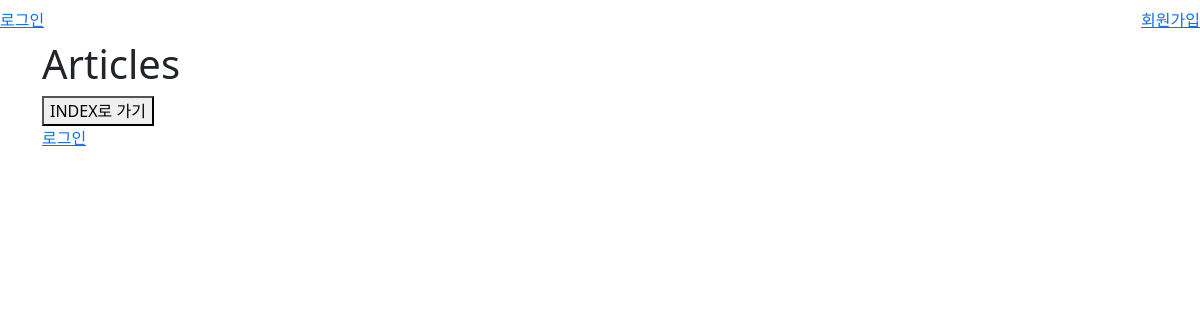
/articles/, run on an earlier commit of the app's database.
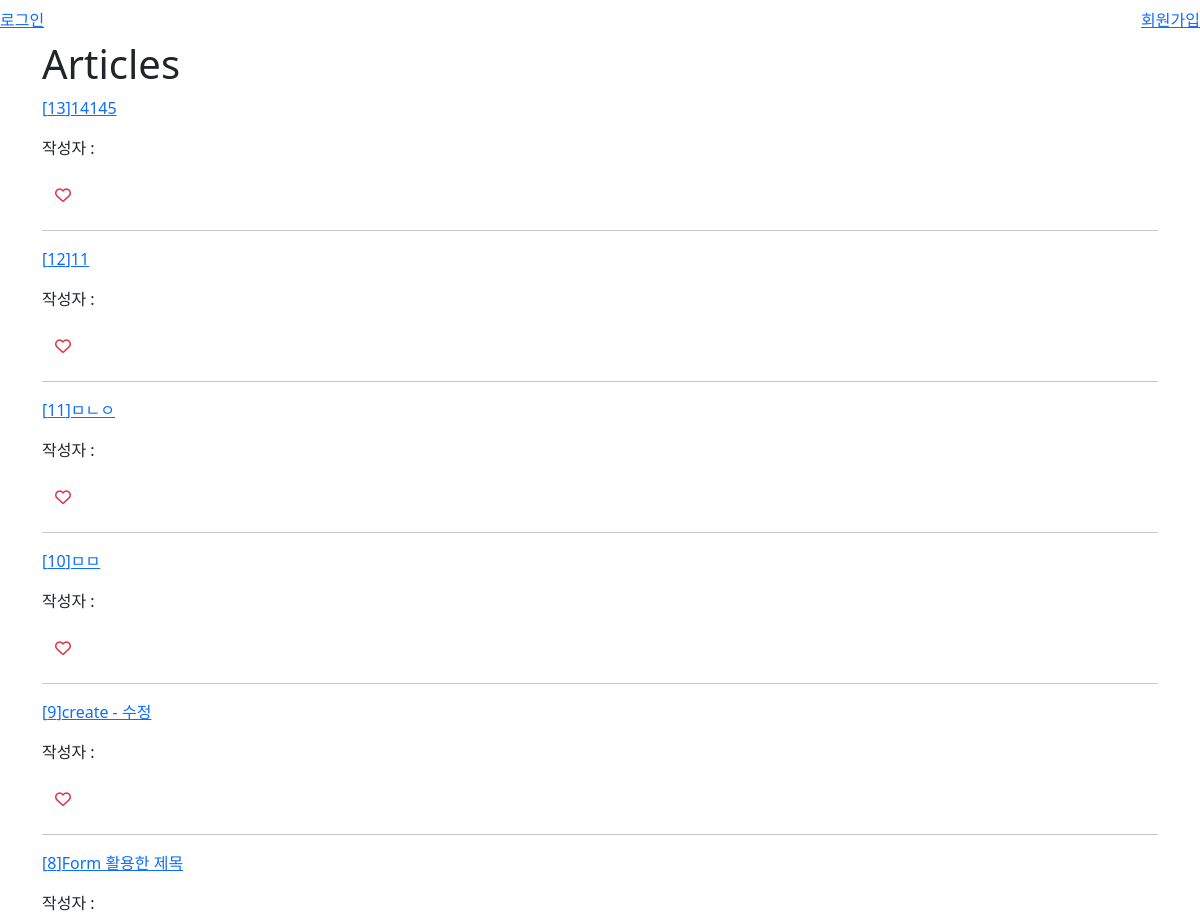
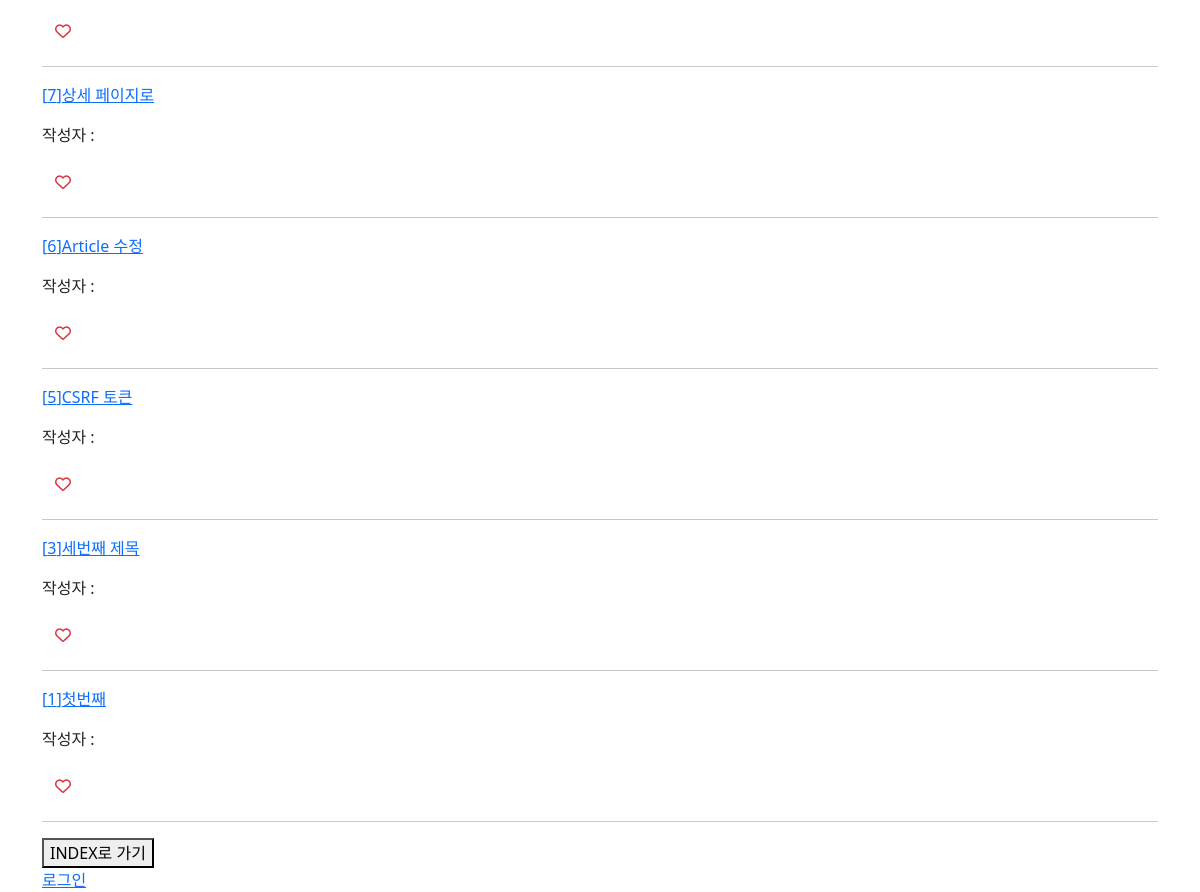
And on a later commit of the database (2 pictures, top to bottom).
### articles/models.py (models this page shows, shortened)
class Article(models.Model):
    title = models.CharField(max_length=50)
    content = models.TextField()
    created_at = models.DateTimeField(auto_now_add=True)
    updated_at = models.DateTimeField(auto_now=True)
    image = models.ImageField(upload_to='images/', blank=True)
    author = models.ForeignKey(
        settings.AUTH_USER_MODEL,
        on_delete=models.CASCADE,
        related_name="articles"
        )
    like_users = models.ManyToManyField(
        settings.AUTH_USER_MODEL,
        related_name="like_articles"
        )

### articles/views.py (the view)
# urls.py: path("", views.articles, name="articles"),
def articles(request):
    articles = Article.objects.all().order_by("-id")
    context = {"articles" : articles}
    return render(request, "articles/articles.html", context)

### articles/templates/articles/articles.html (shortened to what this page needs)
{% extends 'base.html' %}
{% block content %}
    <h1>Articles</h1>
    {% for article in articles %}
        <a href="{% url "articles:article_detail" article.pk %}">
            <p>[{{article.pk}}]{{article.title}}</p>
        </a>
        <p>작성자 : {{article.author.username}}</p>
        <form action="{% url "articles:like" article.pk %}" method="POST">
            {% if request.user in article.like_users.all %}
                <button class="btn btn-link text-danger">
                    <i class="fa-solid fa-heart"></i>
                </button>
            {% else %}
                <button class="btn btn-link text-danger">
                    <i class="fa-regular fa-heart"></i>
                </button>
            {% endif %}
        </form>
        <hr>
    {% endfor %}
    <a href="{% url "index" %}">
        <button>INDEX로 가기</button>
    </a><br>
    {% if request.user.is_authenticated %}
    <a href="{% url "articles:create" %}">
        <button>새 글 쓰기</button>
    </a>
    {% else %}
        <a href="{% url "accounts:login" %}"> 로그인 </a>
    {% endif %}
{% endblock content %}

### templates/base.html (shortened to what this page needs)
{% load static %}
<!DOCTYPE html>
<html lang="en">
<head>
    <link rel="stylesheet" href="{% static "css/style.css" %}">
    <link href="https://cdn.jsdelivr.net/npm/bootstrap@5.3.3/dist/css/bootstrap.min.css" rel="stylesheet">
</head>
<body>
    <div class="navbar">
        {% if request.user.is_authenticated %}
            <div><h3> Hello, {{ request.user.username }}! </h3></div>
            <form action="{% url "accounts:logout" %}" method="POST">
                {% csrf_token %}
                <input type="submit" value="로그아웃">
            </form>
            <a href="{% url "accounts:update" %}">회원정보 수정</a>
            <form action="{% url "accounts:delete" %}" method="POST">
                {% csrf_token %}
                <input type="submit" value="회원탈퇴">
            </form>
        {% else %}
            <a href="{% url "accounts:login" %}">로그인</a>
            <a href="{% url "accounts:signup" %}">회원가입</a>
        {% endif %}
    </div>
    <div class="container">
        {% block content %}
        {% endblock content %}
    </div>
</body>
</html>

What changed in the data, as far as the page shows it:
added Article: pk "13", title "14145"
added Article: pk "12", title "11"
added Article: pk "11", title "ㅁㄴㅇ"
added Article: pk "10", title "ㅁㅁ"
added Article: pk "9", title "create - 수정"
added Article: pk "8", title "Form 활용한 제목"
added Article: pk "7", title "상세 페이지로"
added Article: pk "6", title "Article 수정"
added Article: pk "5", title "CSRF 토큰"
added Article: pk "3", title "세번째 제목"
added Article: pk "1", title "첫번째"
